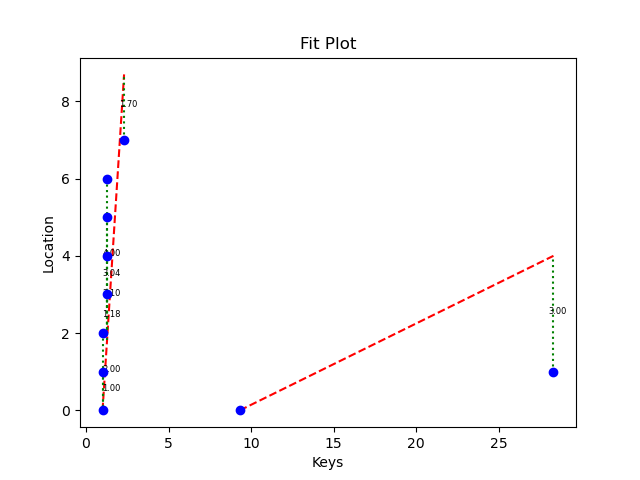

Write the Python code that produced this figure.
import matplotlib.pyplot as plt

def read_segments(filename):
    result = []
    with open(filename, 'r') as file:
        while True:
            try:
                arr_len = int(file.readline().strip())
                slope = float(file.readline().strip())
                arr = [0 for _ in range(arr_len)]
                for i in range(arr_len):
                    arr[i] = float(file.readline().strip())
                result.append((slope, arr))
            except Exception as e:
                # Break the loop if we encounter any error (likely EOF)
                break
    return result

def plot_segment_fit(segment, slope, error_lines=True):
    low = segment[0]

    y_vals_actl = list(range(len(segment)))
    y_vals_pred = [slope * (key - low) for key in segment]
    
    plt.scatter(segment, y_vals_actl, color='blue', label='Actual', zorder=5)
    plt.plot(segment, y_vals_pred, color='red', label=f'Prediction using m = {slope}', linestyle='--', zorder=1)

    if not error_lines:
        return

    for i in range(1, len(segment)):
        xs = [segment[i], segment[i]]
        ys = [y_vals_actl[i], y_vals_pred[i]]

        plt.plot(xs, ys, color='green', linestyle=':', label="")
        plt.text((int)(segment[i] * 1.02), (ys[0] + ys[1]) / 2, f'{abs(ys[0] - ys[1]):.2f}', color='black', fontsize=6)


collec = read_segments("seg_out.txt")
print("Number of segements read:", len(collec))
for slp, seg in collec:
    plot_segment_fit(seg, slp, True)

plt.xlabel('Keys')
plt.ylabel('Location')
plt.title('Fit Plot')
# plt.show()
plt.savefig("fit_plot.png")
